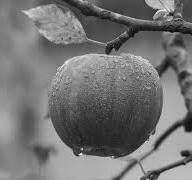
#> input picture week_2/images/image_gray.jpg, 192 x 180 px, found by its file name
$ jupyter execute --allow-errors ex_week_1.ipynb
#> lines starting #> are read from the running program, lines starting #| are printed output that depends on the picture
<span style="color: #E6E6E6;">
<span style="background-color: #00695C; padding:8px; display:block; border-left:4px solid #4682b4">

# Week 1 - Images as signals
---

The first part of this week's exercises will focus on loading images, grayscaling, binarizing images, doing histogram equalization, and calculating color distributions in images. The second part is a short primer on distance measures in vector spaces, what defines them, and some exercises on how to implement them

At the end of this week, you should be able to:

- Explain how matrices relate to images
- Explain the mathematical difference between grayscale and colored images
- Convert an RGB image to grayscale
- Binarize a grayscaled image
- Explain histogram equalization and how the cumulative density function (CDF) relates to it
- Use histogram equalization to "fix" off-contrast images
- Explain how the CDF of an RGB image can tell us about its color content
- Explain what a distance measure is
- Explain the mathematical requirements of a distance measure, for example why the cosine similarity is not a "true" distance measure
- Implement distance measures like the Manhattan. Euclidian, and the Minkowski

---

## Part 1: Image representation

As mentioned, images come in many different flavors ranging from pictures of artwork to LIDAR topography maps. In general, an image can be represented as a $N \times M \times C$ matrix of pixel intensities. N and M are the height and width of the image repsectively, while C is the number of **channels**.

$$
\mathbf{A} = \begin{pmatrix}
a_{11} & a_{12} & \cdots & a_{1M} \\
a_{21} & a_{22} & \cdots & a_{2M} \\
\vdots & \vdots & \ddots & \vdots \\
a_{N1} & a_{N2} & \cdots & a_{NM}
\end{pmatrix}
$$

The above would correspond to a **grayscale** image. Each index is therefore the intensity of the given pixel in the image. With RGB images, we need to add more channels to hold the different colors.

$$
\mathbf{A}_{RGB} =
\begin{bmatrix}
\begin{pmatrix}
R_{11} & R_{12} & \cdots & R_{1M} \\
\vdots & \vdots & \ddots & \vdots \\
R_{N1} & R_{N2} & \cdots & R_{NM}
\end{pmatrix} \

\begin{pmatrix}
G_{11} & G_{12} & \cdots & G_{1M} \\
\vdots & \vdots & \ddots & \vdots \\
G_{N1} & G_{N2} & \cdots & G_{NM}
\end{pmatrix} \

\begin{pmatrix}
B_{11} & B_{12} & \cdots & B_{1M} \\
\vdots & \vdots & \ddots & \vdots \\
B_{N1} & B_{N2} & \cdots & B_{NM}
\end{pmatrix}
\end{bmatrix}
$$

The above would correspond to an RGB image, each index in the $R$ matrix would then be the intensity of red in the image, likewise for green intensity and $G$, and red intensity and $R$. Note that each of $R$, $G$, and $B$ need to have identical $N$ and $M$.

We can keep adding more channels to hold more information, you may have heard of an **alpha channel** whose values denote transparency. Later in CNN's, we will see how using even more channels can hold more specific information about images.

</span>

[cell 1]
import numpy as np
import matplotlib.pyplot as plt
import os
import PIL.Image as Image
from math import ceil

<span style="color: #E6E6E6;">
<span style="background-color: #00695C; padding:8px; display:block; border-left:4px solid #4682b4">

### Loading images

For this course, we will use Pillow for loading and handling of images. Some courses on DTU (for example computer vision) use CV2, but due to the (purely empirical) prevalence of Pillow used in Machine Learning applications, we will use it whenever necessary.

Whenever it is *not* necessary to load images as... images, we will treat them purely as either **numpy arrays** or **torch tensors**. Pillow is needed **only** for image-specific operations where the pure matrix representation would be too cumbersome.

</span>

[cell 2]
apple_image_path = os.path.join('images', 'image_gray.jpg')
image_gray = np.array(Image.open(apple_image_path).convert('L'))
plt.imshow(image_gray, cmap='gray')
plt.axis('off')
plt.show()
print("Image shape (height, width):", image_gray.shape)
#| Image shape (height, width): (180, 192)

<span style="color: #E6E6E6;">
<span style="background-color: #545454; padding:8px; display:block; border-left:4px solid #4682b4">

### Exercise 1: Binarize and threshold

As mentioned in the slides, we can also consider binary images where pixels are either "off" or "on". We determine whether a pixel is off or on based on the whether its original pixel value is smaller or larger than a given threshold

---

#### **1.1. 💻 Complete the function below to create a binarized image of the above image given a specific threshold**

#### **1.2. 💻 Complete the second function below to grayscale a given RGB image**

#### **1.3. Is is possible to binarize RGB images? How could this work? Discuss**

<span style="background-color: #00590D; padding:8px; display:block; border-left:4px solid #4682b4">

Your answer here $\dots$

</span>

</span>

[cell 3]
# [38 lines left out: functions binarize_with_thresholding, rgb_to_grayscale, not called in this run]

[cell 4]
# Now plotting a few images using the function

original_image_path = os.path.join('images', 'img_1.jpg')

# Load as normal using PIL, this will get the RGB image
#> (the rest of this cell did not finish here and is left out)

<span style="color: #E6E6E6;">
<span style="background-color: #545454; padding:8px; display:block; border-left:4px solid #4682b4">

### Exercise 2: Image combinations

---

#### **2.1. How many possible images do we have if we choose a non-binary $28 \times 28$ image, using 8-bit values to represent pixel intensities?**

<span style="background-color: #00590D; padding:8px; display:block; border-left:4px solid #4682b4">

Your answer here $\dots$

</span>

#### **2.2. How many if we choose to use a continuous scale, simply the real numbers for representing pixel intensities instead?**

<span style="background-color: #00590D; padding:8px; display:block; border-left:4px solid #4682b4">

Your answer here $\dots$

</span>

</span>

<span style="color: #E6E6E6;">
<span style="background-color: #00695C; padding:8px; display:block; border-left:4px solid #4682b4">

### Creating contrasted images

To create either high- or low-constrast images, we will implement functions below to first normalize an image's pixel values to a certain range, and thereafter, increase or decrease the contrast of that image.

We use the below functions in an exercise further below, you may, but are not required to read and understand them.

</span>

[cell 5]
def squash_image(image, target_range=(0, 255)):
    """
      Normalize the pixel values of an image to a specific range.


    Args:
        image (np.ndarray): np array representing the image
        target_range (tuple, optional): Tuple representing the target range (min, max). Defaults to (0, 255).

    Returns:
        normalized_image np.ndarray: np array with pixel values normalized to the target range
    """
#> called with target_range = (0, 50)

    # Get the min and max values of the original image
    min_val = np.min(image)
#> min_val = 2
    max_val = np.max(image)
#> max_val = 243

    # Calculate the scale and shift to squash the values
    scale = (target_range[1] - target_range[0]) / (max_val - min_val)
#> scale = 0.207
    shift = target_range[0] - min_val * scale
#> shift = -0.415

    # Apply the scaling and shifting
    normalized_image = image * scale + shift

    # Clip values to ensure they are within the target range
    normalized_image = np.clip(normalized_image, target_range[0], target_range[1])

    # Convert to the appropriate data type (e.g., uint8 for images with range [0, 255])
    normalized_image = normalized_image.astype(np.uint8)
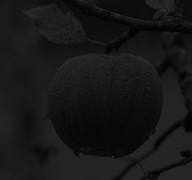
#> normalized_image: shape (180, 192); min 0, max 50, mean 23.2
#> call 2 of squash_image, with target_range = (200, 255)
#> in squash_image (call 2), `scale = (target_range[1] - target_range[0]) / (max_val - min_val)`: scale = 0.228
#> in squash_image (call 2), `shift = target_range[0] - min_val * scale`: shift = 199.5
#> in squash_image (call 2), `normalized_image = image * scale + shift`:
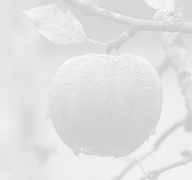
#> normalized_image: shape (180, 192) float64; min 200, max 255, mean 226.1

    return normalized_image


def set_contrast(image, contrast_factor):
    """
        Adjust the contrast of an image.


    Args:
        image (np.ndarray): np array representing the image
        contrast_factor (float): Float value where 1.0 means no change, less than 1.0 decreases contrast
          and greater than 1.0 increases contrast


    Returns:
        contrast_image: np array with adjusted contrast
    """
#> called with contrast_factor = 0.5

    # Calculate the mean pixel value
    mean = np.mean(image)
#> mean = 116.2

    # Adjust contrast
    contrast_image = (image - mean) * contrast_factor + mean
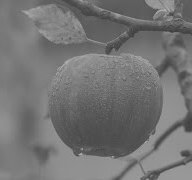
#> contrast_image: shape (180, 192) float64; min 59.12, max 179.6, mean 116.2

    # Clip values to ensure they are within the valid range
    contrast_image = np.clip(contrast_image, 0, 255)

    # Convert to the appropriate data type (e.g., uint8 for images with range [0, 255])
    contrast_image = contrast_image.astype(np.uint8)

    return contrast_image

[cell 6]
# Now apply the functions (you will see the images in further exercises):
image_gray = np.array(Image.open(apple_image_path).convert('L'))
dark_image = squash_image(image_gray, target_range=(0, 50))
bright_image = squash_image(image_gray, target_range=(200, 255))
low_contrast_image = set_contrast(image_gray, contrast_factor=0.5)
high_constrast_image = set_contrast(image_gray, contrast_factor=1.5)
#> call 2 of set_contrast, with contrast_factor = 1.5
#> in set_contrast (call 2), `contrast_image = np.clip(contrast_image, 0, 255)`:
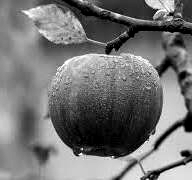
#> contrast_image: shape (180, 192) float64; min 0, max 255, mean 116.5

<span style="color: #E6E6E6;">
<span style="background-color: #545454; padding:8px; display:block; border-left:4px solid #4682b4">

### Exercise 3 Histogram equalization

When faced with images that are too bright or too dark or have too high or low contrast, we can use histogram equalisation in order to scale the image. In this exercise you will implement a function that does exactly that.

---

#### **3.1. 💻 Complete the function below to do histogram equalization on a grayscale image. You can use the following mathematical description of histogram equalisation:**

<span style="background-color: #00695C; padding:8px; display:block; border-left:4px solid #4682b4">

Let $ I(x, y) $ represent the intensity of the pixel at position $ (x, y) $ in the original image.
The intensity values range from $ 0 $ to $ L-1 $, where $ L $ is the number of possible intensity levels (e.g., $ L = 256 $ for an 8-bit grayscale image).
The probability density function (PDF) of the intensity values is denoted as $ p_I(i) $, where $ i $ is an intensity value and $ p_I(i) $ is the probability that a randomly selected pixel has intensity $ i $.
The cumulative distribution function (CDF) of the intensity values is denoted as $ c_I(i) $.
**Steps for Histogram Equalization**
1. **Calculate the PDF:**
   $$
   p_I(i) = \frac{\text{number of pixels with intensity } i}{\text{total number of pixels}}
   $$

2. **Calculate the CDF:**
   $$
   c_I(i) = \sum_{j=0}^{i} p_I(j)
   $$
   The CDF $ c_I(i) $ represents the cumulative sum of the PDF up to intensity $ i $.

3. **Transformation Function:**
   The new intensity value $ I_{\text{eq}}(x, y) $ for each pixel is obtained using the transformation function:
   $$
   I_{\text{eq}}(x, y) = (L-1) \cdot c_I(I(x, y))
   $$
   This equation maps the original intensity values to new values based on the CDF, effectively spreading the intensity values over the entire range.

</span>

#### **3.2. If an image has $x$ unique pixel values before histogram equalisation, how many will it have after?**

<span style="background-color: #00590D; padding:8px; display:block; border-left:4px solid #4682b4">

Your answer here $\dots$

</span>

</span>

[cell 7]
def histogram_equalisation(image):
    """
    Perform histogram equalization on a grayscale image.

    Parameters:
    image (numpy.ndarray): Input grayscale image.

    Returns:
    numpy.ndarray: Histogram-equalized image.
    """

    # Step 1: Calculate the histogram of the image
    hist = ...

    # Step 2: Calculate the cumulative distribution function (CDF)
    cdf = ...

    # Normalize the CDF to be between 0 and 255
    cdf_normalized = ...

    # Step 3: Use the values of the CDF to map the original image intensities to the equalized values
    image_equalized = ...

    return image_equalized

Now we use the following plotting function to display the results for each of our 4 images:

[cell 8]
def display_image_hist_and_cdf(image_gray, name=''):

    # Create a figure with three subplots
    fig, ax = plt.subplots(1, 3, figsize=(18, 6))

    # Display the equalized image
    ax[0].imshow(image_gray, cmap='gray', vmin=0, vmax=255)
    ax[0].set_title(f'Histogram Equalized Image {name}')
    ax[0].axis('off')  # Hide axes

    # Plot the histogram
    hist, bins = np.histogram(image_gray.flatten(), 256, [0, 256])
    ax[1].bar(range(256), hist, color='gray', width=1)
    ax[1].set_title('Histogram')
    ax[1].set_xlim([0, 255])
    ax[1].set_xlabel('Pixel Intensity')
    ax[1].set_ylabel('Frequency')

    # Plot the CDF
    cdf = hist.cumsum()
    cdf_normalized = cdf / cdf.max()
    ax[2].plot(cdf_normalized, color='blue')
    ax[2].set_title('Cumulative Distribution Function (CDF)')
    ax[2].set_xlim([0, 255])
    # ax[2].set_ylim([0, 1])
    ax[2].set_xlabel('Pixel Intensity')
    ax[2].set_ylabel('Cumulative Probability')

    plt.tight_layout()
    plt.show()

#> (a cell that did not finish here is left out)

<span style="color: #E6E6E6;">
<span style="background-color: #545454; padding:8px; display:block; border-left:4px solid #4682b4">

### Exercise 4 Changing color channels

Programatically, the color channels are either the -1st (last) or the 0th (first) dimension of an image. With this in mind, we can freely swap channels around, for example to make RGB images BGR instead.

---

#### 💻 **4.1. Swap the channels of the below image to make it BGR instead of RGB (should swap blue for red and vice versa)**

</span>

[cell 10]
# Load image and convert to numpy array, as normal
image_path = os.path.join('images', 'img_1.jpg')
rgb_image_path = os.path.join('images', 'img_1.jpg')
#> (the rest of this cell did not finish here and is left out)

<span style="color: #E6E6E6;">
<span style="background-color: #545454; padding:8px; display:block; border-left:4px solid #4682b4">

### Exercise 5 Color distribution

Looking at the relative frequency of different colors in an image can be useful way to collect summary statistics on the image in general

---

#### **5.1. Examine the color histograms of the different images in the week1/images folder, or ones you find yourself, do they make sense? What do they tell you about the image itself?**

<span style="background-color: #00590D; padding:8px; display:block; border-left:4px solid #4682b4">

Your answer here $\dots$

</span>

#### **5.2. Try modifying some of the colors by fixed amounts, either by multiplying with, or adding scalar values, how do the histograms change... What should you be cognisant of in these cases?**

<span style="background-color: #00590D; padding:8px; display:block; border-left:4px solid #4682b4">

Your answer here $\dots$

</span>

#### **💻 5.3. Switch ```density=True``` so the plot normalizes each histogram by total number of values of that color to get a "CDF" of pixel values**

#### **5.4. What is the potential value of doing this normalization by number of pixels vs not normalizing?**

<span style="background-color: #00590D; padding:8px; display:block; border-left:4px solid #4682b4">

Your answer here $\dots$

</span>

[cell 11]
# [28 lines left out: function show_color_distribution, not called in this run]

# Change density to false to go to frequency rather than number view
#> (the rest of this cell did not finish here and is left out)

<span style="color: #E6E6E6;">
<span style="background-color: #00695C; padding:8px; display:block; border-left:4px solid #4682b4">

## Part 2 Distance Metrics and simliarity measures

Distance metrics (often "Incorrectly" called 'norms') can be considered as a ways of measuring simliarity between two datums. You should already have learned about (and used) the concept in 02450, but given their importance, they are recapped here (somewhat informally).

---

A distance metric is a pair of a **set $\mathcal{M}$** and a **function $d$** such that: $d: \mathcal{M} \times \mathcal{M} \rightarrow \mathbb{R}$, I.E a function that takes two elements from a set and spits out a real number that compares them.

Apart from this, it must also satisfy the following conditions (also mentioned in slide w1 slide 39)

1. **Non-negativity**
   &nbsp;&nbsp;&nbsp;&nbsp;$d(x,y) \geq 0 \quad \forall x \forall y$
   &nbsp;&nbsp;&nbsp;&nbsp;*A distance can never be negative.*

2. **Indiscernibility of identities**
   &nbsp;&nbsp;&nbsp;&nbsp;$d(x, y) = 0 \iff x = y$
   &nbsp;&nbsp;&nbsp;&nbsp;*A distance is zero only if we compare an element with itself.*

3. **Symmetry**
   &nbsp;&nbsp;&nbsp;&nbsp;$d(x,y) = d(y,x) \quad \forall x \forall y$
   &nbsp;&nbsp;&nbsp;&nbsp;*A distance from $a$ to $b$ is the same as from $b$ to $a$.*

4. **Triangle inequality**
   &nbsp;&nbsp;&nbsp;&nbsp;$d(x,z) \leq d(x,y) + d(y,z) \quad \forall x \forall y \forall z$
   &nbsp;&nbsp;&nbsp;&nbsp;*The distance from $a$ directly to $c$ is always shorter than or equal to $a$ to $b$ to $c$.*

---

In this course, we work with the following norms:

- **Minkowski (p-norm)**:
  - $d_p(x,y) = \left(\sum^n_{i=1} |x_i - y_i|^p \right)^{\frac{1}{p}} \quad \forall p | p \geq 1$

And thats it... Manhattan (absolute)  and Euclidian are also included in this. Do note, that **the Minkowski is only a true distance metric (and norm) for** $p \geq 1$

As for **similarity measures** (for which the above requirements do not apply), we also use:

- **Cosine similarity** (a sort of angle between vectors)
  - $d_{cossim}(x,y) = \frac{\mathbf{x} \cdot \mathbf{y} } {||\mathbf{x}|| \space ||\mathbf{y}||}$
  - $ = \frac{\sum^n_{i=1} x_i y_i}{\sqrt{\sum^n_{i=1}x_i^2} \sqrt{\sum^n_{i=1} y^2_i}}$
    - $1$: Vectors point to same direction
    - $0$: Vectors are orthogonal (90 degree angle to one another)
    - $-1$: Vectors point in opposite directions
- **Squared (euclidian)** distance (not a distance metric)
  - $d_{SE}(x,y) = \left(\sum^n_{i=1} (x_i - y_i)^2 \right)$
  - Often used for loss calculation (you may have seen that already)

</span>

<span style="color: #E6E6E6;">
<span style="background-color: #545454; padding:8px; display:block; border-left:4px solid #4682b4">

### Exercise 6 Considering distance measures

As mentioned, the squared distance somewhat unintuitively is not a true distance metric, same goes for the cosine distance.

*TIP: Remember when **disproving** something in mathematics, you only need to show **one** example where it is not the case*

---

#### **6.1. Argue why the squared distance is *not* a distance metric (Hint: It does not satisfy the triangle inequality)**

<span style="background-color: #00590D; padding:8px; display:block; border-left:4px solid #4682b4">

Your answer here $\dots$

</span>

#### **6.2. Argue for why the cosine distance is not a true distance metric**

<span style="background-color: #00590D; padding:8px; display:block; border-left:4px solid #4682b4">

Your answer here $\dots$

</span>

#### **6.3. As mentioned above, the Minkowski distance is only a true distance measure for $p \geq 1$, why is this?**

<span style="background-color: #00590D; padding:8px; display:block; border-left:4px solid #4682b4">

Your answer here $\dots$

</span>

</span>

<span style="color: #E6E6E6;">
<span style="background-color: #545454; padding:8px; display:block; border-left:4px solid #4682b4">

### Exercise 7 Implementing distance measures

Implementing distance measure in Python is often unecessary, as most mathematical computation packages include them already, but it is good practice nonetheless

---

#### 💻 **7.1. Implement the Euclidian, manhattan, cosine, and minkowski distances below respectively, you may be tempted to use built-in numpy functions, do not**

#### 💻 **7.2. Verify your implementations with the plot_distance_heatmap function two cells below**

</span>

[cell 12]
def euclidean_distance(vec1, vec2, *args):
    euclid_dist = ...
    return euclid_dist

def manhattan_distance(vec1, vec2, *args):
    manhattan_dist = ...
    return manhattan_dist

# [7 lines left out: function cosine_distance, not called in this run]

def minkowski_distance(vec1, vec2, p):
    minkowski_dist = ...
    return minkowski_dist

[cell 13]
def plot_distance_heatmap(distance_metrics, x_range=(-20, 20), y_range=(-20, 20), resolution=200, names='', **kwargs):
    """
    Plots a heatmap of the given distance metric for 2D vectors over a specified range.

    Parameters:
    - distance_metric: A function that takes two 2D vectors and returns a scalar distance.
    - x_range: A tuple specifying the range of x values (min, max).
    - y_range: A tuple specifying the range of y values (min, max).
    - resolution: The number of points along each axis.
    """
#> called with x_range = (-20, 20), y_range = (-20, 20), resolution = 200, names = ('Euclidean', 'Manhattan', 'Cosine')
    # Generate a grid of points
    x = np.linspace(x_range[0], x_range[1], resolution)
#> x = 200 values from -20 to 20
    y = np.linspace(y_range[0], y_range[1], resolution)
    X, Y = np.meshgrid(x, y)
    ps = kwargs.get('ps', [None for el in distance_metrics])
#> ps = 3 items

    fig, axs = plt.subplots(nrows=ceil(len(distance_metrics) / 2), ncols=2, figsize=(8, 6))

    for idx, (name, metric, ax) in enumerate(zip(names, distance_metrics, axs.flatten())):
        # Compute the distance metric for each point in the grid
        Z = np.zeros_like(X)
        for i in range(resolution):
            for j in range(resolution):
                vector = np.array([X[i, j], Y[i, j]])
                Z[i, j] = metric(vector, np.array([1e-5, 1e-5]), ps[idx])
        # Plot the heatmap
        ax.set_xlabel('X')
        ax.set_ylabel('Y')
        ax.grid("both")
        ax.set_title(f'{name}')
        cont = ax.contourf(X, Y, Z, cmap='viridis')
        fig.colorbar(cont, label='Distance', ax=ax)
#> this loop made 1 pass
#> name on pass 1: 'Euclidean'
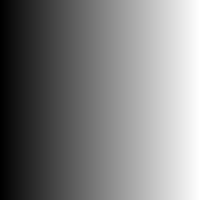
#> X: shape (200, 200) float64; min -20, max 20, mean 9.83e-16; drawn with min black and max white
#> Z: shape (200, 200) float64; every value is 0
#> this loop made 1 pass
    plt.tight_layout()
    plt.show()

Bear in mind that we are comparing against a vector Z=[10^-5, 10^-5]. It is basically 0, but the direction is relevant for cosine distance.

#> (a cell that did not finish here is left out)

#> (a cell that did not finish here is left out)

[cell 16]
ps = [1, 1e-1, 1e-2, 1e-3]
#> ps = [1, 0.1, 0.01, 0.001]
#> (the rest of this cell did not finish here and is left out)


[cell 17]
ps = [1, 0.9, 0.75, 0.5]
#> (the rest of this cell did not finish here and is left out)
